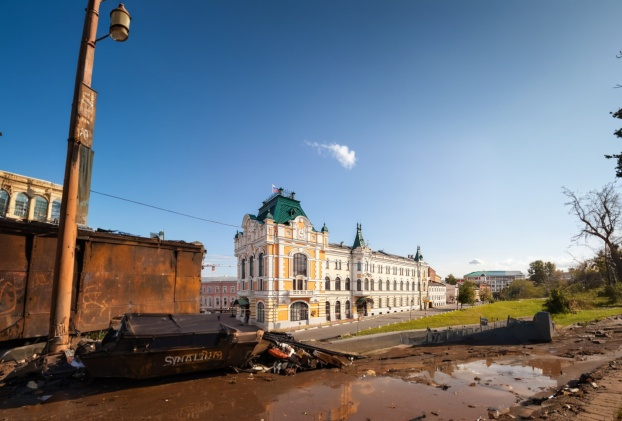
#> input picture data/testA/A08.jpg, 622 x 421 px, found by its file name
$ python visualize_by_scale.py
#> lines starting #> are read from the running program, lines starting #| are printed output that depends on the picture; after the words box and inside, x2 and y2 are one past the last pixel; in counts of white or black regions, pixels touching at a corner belong together
### crop/candidate_generator.py
'''from crop.bbox_utils import BBox


def generate_candidates(img_w, img_h):

    scales = [
        0.20,
        0.25,
        0.30,
        0.35,
        0.40,
        0.50,
    ]

    candidates = []

    for scale in scales:

        crop_w = int(img_w * scale)
        crop_h = int(img_h * scale)

        # ======================
        # 1. 自适应 stride（核心优化）
        # ======================
        stride_ratio = 0.12  # 推荐 10%~15%

        step_x = max(10, int(crop_w * stride_ratio))
        step_y = max(10, int(crop_h * stride_ratio))

        # ======================
        # 2. 大窗口稍微放宽 stride（避免太密浪费）
        # ======================
        if scale >= 0.5:
            step_x = max(step_x, 20)
            step_y = max(step_y, 20)

        # ======================
        # 3. sliding window
        # ======================
        for y in range(0, img_h - crop_h + 1, step_y):
            for x in range(0, img_w - crop_w + 1, step_x):

                candidates.append(
                    BBox(x, y, x + crop_w, y + crop_h, scale)
                )

        # ======================
        # 4. 额外 grid 保底（防止大窗口太少）
        # ======================
        if scale >= 0.5:

            grid_n = 4  # 4x4 保底采样

            for i in range(grid_n):
                for j in range(grid_n):

                    x = int(i * (img_w - crop_w) / max(1, grid_n - 1))
                    y = int(j * (img_h - crop_h) / max(1, grid_n - 1))

                    candidates.append(
                        BBox(x, y, x + crop_w, y + crop_h, scale)
                    )

    return candidates
'''

from __future__ import annotations
import random
from typing import Dict, List, Optional
from crop.bbox_utils import BBox


_DEFAULT_SCALE_GRID: dict[float, int] = {
    0.20: 12,
    0.25: 12,
    0.30: 12,
    0.35: 11,
    0.40: 11,
    0.50: 8,
}


def generate_candidates(
    img_w: int,
    img_h: int,
    jitter_ratio: float = 0.05,
    seed: int = 42,
    scale_grid: Optional[Dict[float, int]] = None,
) -> List[BBox]:
    rng = random.Random(seed)
    seen: set[tuple] = set()
    candidates: List[BBox] = []
    active_scale_grid = scale_grid or _DEFAULT_SCALE_GRID

    for scale, grid_n in active_scale_grid.items():
        crop_w = int(img_w * scale)
        crop_h = int(img_h * scale)

        if crop_w < 32 or crop_h < 32:
            continue

        if crop_w >= img_w or crop_h >= img_h:
            continue
        jitter_x = int(crop_w * jitter_ratio)
        jitter_y = int(crop_h * jitter_ratio)

        for i in range(grid_n):
            for j in range(grid_n):
                x = int(i * (img_w - crop_w) / (grid_n - 1)) if grid_n > 1 else 0
                y = int(j * (img_h - crop_h) / (grid_n - 1)) if grid_n > 1 else 0

                # jitter 扰动，避免纯规则网格漏掉边界附近最优位置
                if jitter_x > 0:
                    x += rng.randint(-jitter_x, jitter_x)
                if jitter_y > 0:
                    y += rng.randint(-jitter_y, jitter_y)

                x = max(0, min(x, img_w - crop_w))
                y = max(0, min(y, img_h - crop_h))

                key = (x, y, x + crop_w, y + crop_h)
                if key in seen:
                    continue
                seen.add(key)

                candidates.append(BBox(x, y, x + crop_w, y + crop_h, scale))

    return candidates

### experiments/visualize_by_scale.py
import cv2
import random
from crop.candidate_generator import generate_candidates

# ======================
# 1. 读取图片
# ======================
img_path = r"data/testA/A08.jpg"
img = cv2.imread(img_path)
#> img is the input picture: shape (421, 622, 3); mean B, G, R 133.4, 121, 110.3

if img is None:
    raise ValueError("图片读取失败")

h, w = img.shape[:2]
#> h = 421; w = 622

# ======================
# 2. 生成候选框
# ======================
boxes = generate_candidates(img_w=w, img_h=h)

print("总候选框数量:", len(boxes))
#| 总候选框数量: 738

# ======================
# 3. 只筛选 scale = 0.3
# ======================
target_scale = 0.4

filtered_boxes = [
    box for box in boxes
    if abs(box.scale - target_scale) < 1e-6
]

print("scale=0.3 的候选框数量:", len(filtered_boxes))
#| scale=0.3 的候选框数量: 121

# ======================
# 4. 给每个候选框分配不同颜色
# ======================
random.seed(42)

canvas = img.copy()

for i, box in enumerate(filtered_boxes):

    color = (
        random.randint(0, 255),
        random.randint(0, 255),
        random.randint(0, 255)
    )

    cv2.rectangle(
        canvas,
        (box.x1, box.y1),
        (box.x2, box.y2),
        color,
        2
    )
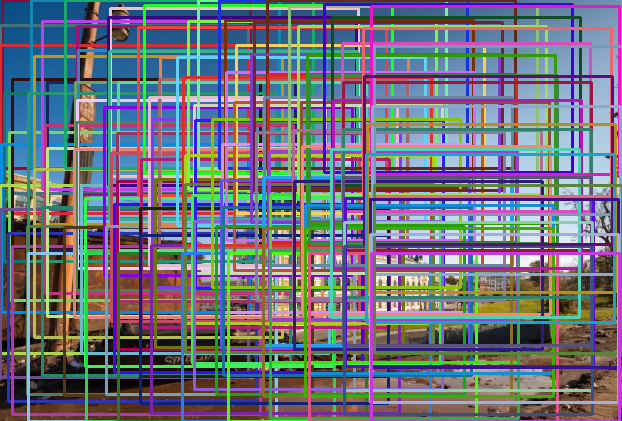
#> canvas: shape (421, 622, 3); mean B, G, R 124.1, 112.7, 111

# ======================
# 5. 标注
# ======================
cv2.putText(
    canvas,
    f"scale = {target_scale}, boxes = {len(filtered_boxes)}",
    (20, 40),
    cv2.FONT_HERSHEY_SIMPLEX,
    1,
    (0, 0, 255),
    2
)
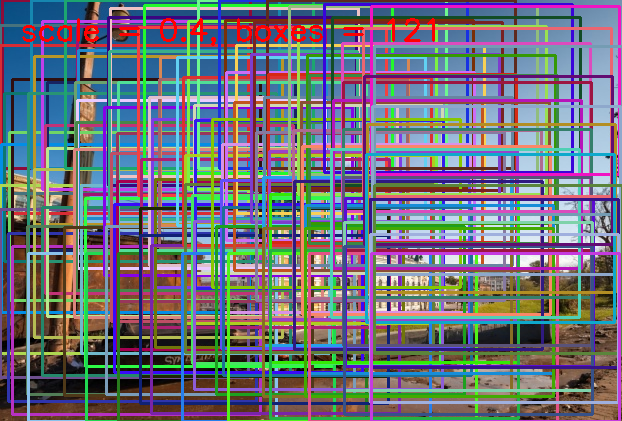
#> canvas: shape (421, 622, 3); 0.84% of pixels changed, all inside (x1, y1, x2, y2) = (22, 18, 435, 46)

# ======================
# 6. 保存 + 显示
# ======================
save_path = f"data/output/scale_15_visual.jpg"
cv2.imwrite(save_path, canvas)

print(f"[OK] saved -> {save_path}")

cv2.imshow("scale 0.3", canvas)
cv2.waitKey(0)
cv2.destroyAllWindows()

$ run again, with data/testA/A02.jpg copied over data/testA/A08.jpg
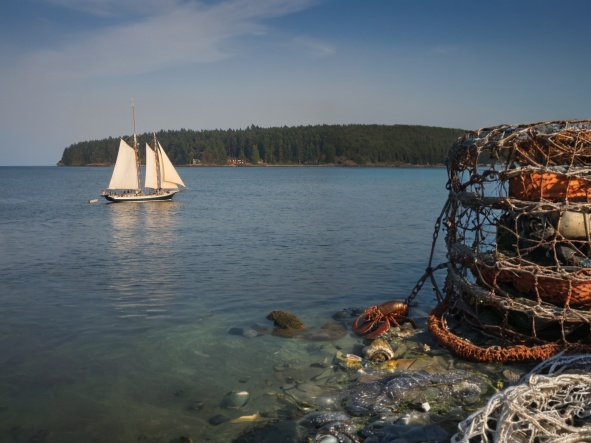
#> input picture data/testA/A02.jpg, 591 x 443 px, found by its file name
#> img is the input picture: shape (443, 591, 3); mean B, G, R 102.2, 97, 89.4
#| 总候选框数量: 738
#| scale=0.3 的候选框数量: 121
#> after the loop `for i, box in enumerate(filtered_boxes):`:
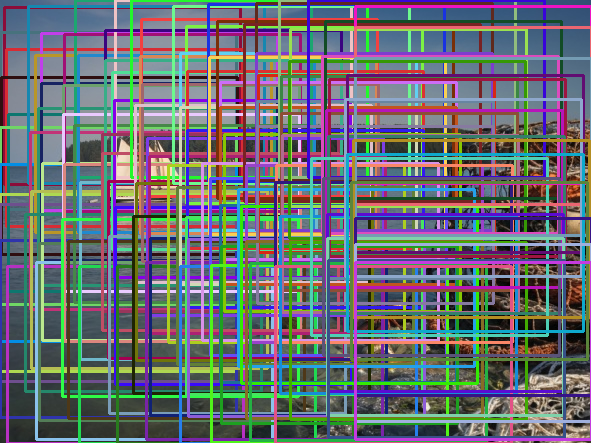
#> canvas: shape (443, 591, 3); mean B, G, R 114.1, 108.2, 105.2
#> `cv2.putText( canvas, f"scale = {target_scale}, boxes = {len(filtered_b..`:
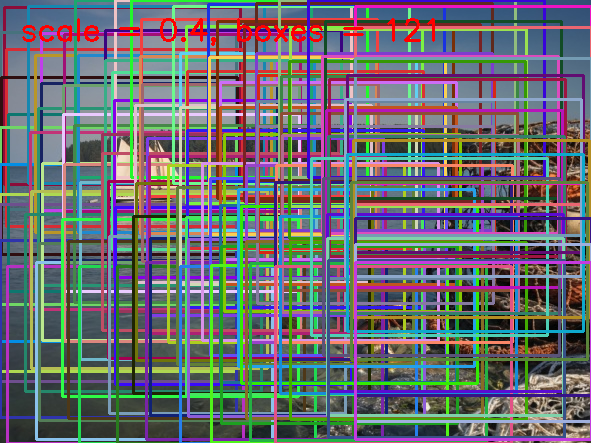
#> canvas: shape (443, 591, 3); 0.84% of pixels changed, all inside (x1, y1, x2, y2) = (22, 18, 435, 46)

$ run again, with data/testA/A14.jpg copied over data/testA/A08.jpg
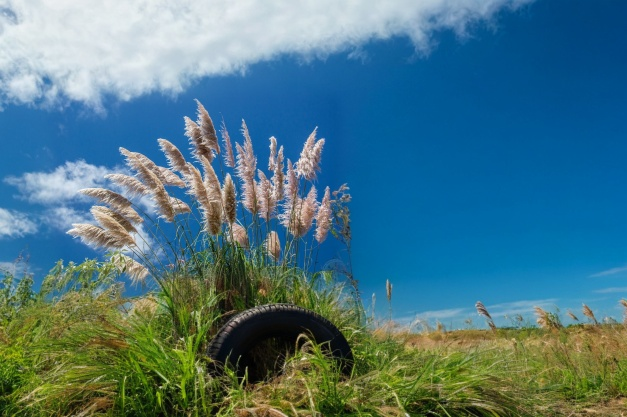
#> input picture data/testA/A14.jpg, 627 x 417 px, found by its file name
#> img is the input picture: shape (417, 627, 3); mean B, G, R 132.8, 119.7, 75
#| 总候选框数量: 738
#| scale=0.3 的候选框数量: 121
#> after the loop `for i, box in enumerate(filtered_boxes):`:
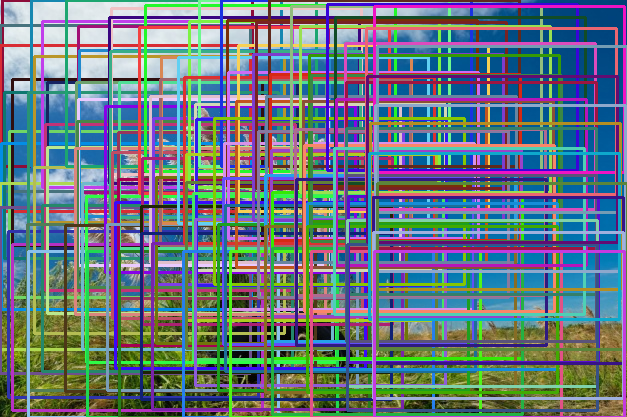
#> canvas: shape (417, 627, 3); mean B, G, R 128, 118.4, 104.4
#> `cv2.putText( canvas, f"scale = {target_scale}, boxes = {len(filtered_b..`:
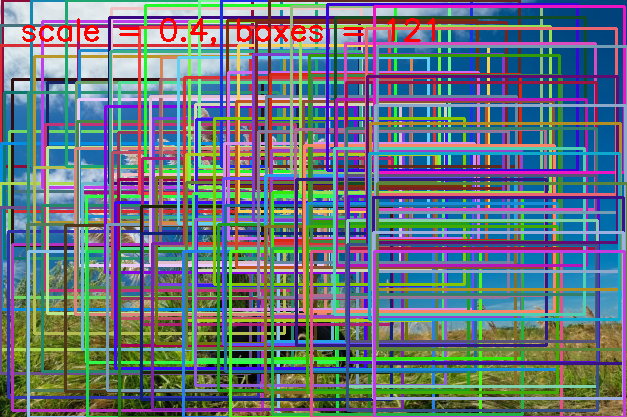
#> canvas: shape (417, 627, 3); 0.84% of pixels changed, all inside (x1, y1, x2, y2) = (22, 18, 435, 46)

$ run again, with data/testA/A21.jpg copied over data/testA/A08.jpg
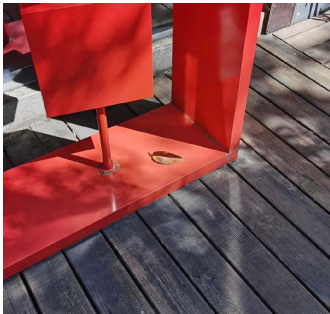
#> input picture data/testA/A21.jpg, 330 x 314 px, found by its file name
#> img is the input picture: shape (314, 330, 3); mean B, G, R 72.3, 70.7, 129.1
#| 总候选框数量: 738
#| scale=0.3 的候选框数量: 121
#> after the loop `for i, box in enumerate(filtered_boxes):`:
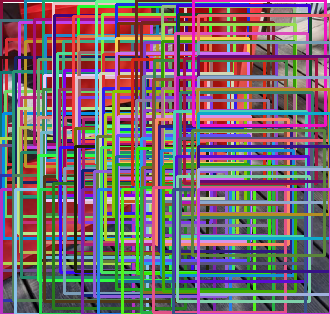
#> canvas: shape (314, 330, 3); mean B, G, R 112.4, 103.8, 120.3
#> `cv2.putText( canvas, f"scale = {target_scale}, boxes = {len(filtered_b..`:
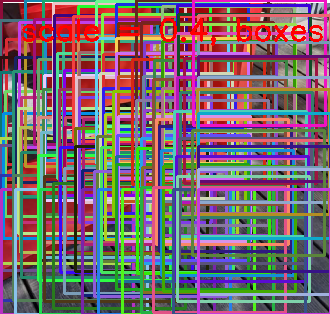
#> canvas: shape (314, 330, 3); 1.69% of pixels changed, all inside (x1, y1, x2, y2) = (22, 18, 323, 46)
